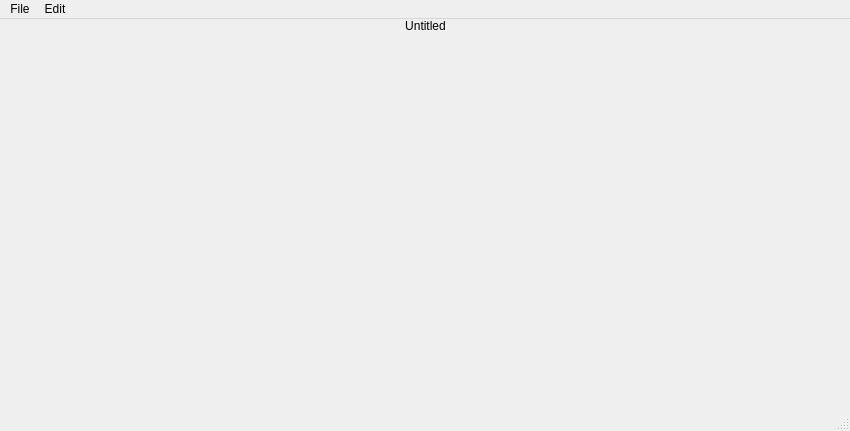
<?xml version="1.0" encoding="UTF-8"?>
<ui version="4.0">
 <class>QEditorWindow</class>
 <widget class="QMainWindow" name="QEditorWindow">
  <property name="geometry">
   <rect>
    <x>0</x>
    <y>0</y>
    <width>850</width>
    <height>431</height>
   </rect>
  </property>
  <property name="windowTitle">
   <string>QEditor</string>
  </property>
  <property name="windowIcon">
   <iconset resource="QEditor.qrc">
    <normaloff>:/images/QEditorWindow.png</normaloff>:/images/QEditorWindow.png</iconset>
  </property>
  <widget class="QWidget" name="centralwidget">
   <property name="sizePolicy">
    <sizepolicy hsizetype="Preferred" vsizetype="Preferred">
     <horstretch>0</horstretch>
     <verstretch>0</verstretch>
    </sizepolicy>
   </property>
   <property name="minimumSize">
    <size>
     <width>500</width>
     <height>200</height>
    </size>
   </property>
   <widget class="QWidget" name="formLayoutWidget">
    <property name="geometry">
     <rect>
      <x>0</x>
      <y>0</y>
      <width>851</width>
      <height>371</height>
     </rect>
    </property>
    <layout class="QFormLayout" name="formLayout">
     <item row="0" column="0" colspan="2">
      <widget class="QLabel" name="fileNameLabel">
       <property name="text">
        <string>&lt;html&gt;&lt;head/&gt;&lt;body&gt;&lt;p align=&quot;center&quot;&gt;Untitled&lt;/p&gt;&lt;/body&gt;&lt;/html&gt;</string>
       </property>
      </widget>
     </item>
    </layout>
   </widget>
  </widget>
  <widget class="QMenuBar" name="menubar">
   <property name="geometry">
    <rect>
     <x>0</x>
     <y>0</y>
     <width>850</width>
     <height>19</height>
    </rect>
   </property>
   <widget class="QMenu" name="menuFile">
    <property name="title">
     <string>File</string>
    </property>
    <addaction name="actionNew"/>
    <addaction name="actionOpen"/>
    <addaction name="separator"/>
    <addaction name="actionSave"/>
    <addaction name="actionSave_As"/>
    <addaction name="separator"/>
    <addaction name="actionRename"/>
    <addaction name="actionDelete"/>
    <addaction name="separator"/>
    <addaction name="actionPrint"/>
    <addaction name="actionClose"/>
   </widget>
   <widget class="QMenu" name="menuEdit">
    <property name="title">
     <string>Edit</string>
    </property>
    <addaction name="actionUndo"/>
    <addaction name="actionRedo"/>
    <addaction name="separator"/>
    <addaction name="actionCut"/>
    <addaction name="actionCopy"/>
    <addaction name="actionPaste"/>
    <addaction name="separator"/>
    <addaction name="actionFont"/>
    <addaction name="actionBold"/>
    <addaction name="actionItalic"/>
    <addaction name="actionUnderline"/>
    <addaction name="separator"/>
    <addaction name="actionZoom_In"/>
    <addaction name="actionZoom_Out"/>
   </widget>
   <addaction name="menuFile"/>
   <addaction name="menuEdit"/>
  </widget>
  <widget class="QStatusBar" name="statusbar"/>
  <action name="actionNew">
   <property name="icon">
    <iconset theme="document-new">
     <normaloff>.</normaloff>.</iconset>
   </property>
   <property name="text">
    <string>New</string>
   </property>
   <property name="shortcut">
    <string>Ctrl+N</string>
   </property>
  </action>
  <action name="actionOpen">
   <property name="icon">
    <iconset theme="document-open">
     <normaloff>.</normaloff>.</iconset>
   </property>
   <property name="text">
    <string>Open...</string>
   </property>
   <property name="shortcut">
    <string>Ctrl+O</string>
   </property>
  </action>
  <action name="actionSave">
   <property name="icon">
    <iconset theme="document-save">
     <normaloff>.</normaloff>.</iconset>
   </property>
   <property name="text">
    <string>Save</string>
   </property>
   <property name="shortcut">
    <string>Ctrl+S</string>
   </property>
  </action>
  <action name="actionSave_As">
   <property name="icon">
    <iconset theme="document-save-as">
     <normaloff>.</normaloff>.</iconset>
   </property>
   <property name="text">
    <string>Save As...</string>
   </property>
   <property name="shortcut">
    <string>Ctrl+Shift+S</string>
   </property>
  </action>
  <action name="actionRename">
   <property name="enabled">
    <bool>false</bool>
   </property>
   <property name="icon">
    <iconset resource="QEditor.qrc">
     <normaloff>:/images/pencil.png</normaloff>:/images/pencil.png</iconset>
   </property>
   <property name="text">
    <string>Rename...</string>
   </property>
   <property name="shortcut">
    <string>Ctrl+R</string>
   </property>
  </action>
  <action name="actionDelete">
   <property name="enabled">
    <bool>false</bool>
   </property>
   <property name="icon">
    <iconset theme="edit-delete">
     <normaloff>.</normaloff>.</iconset>
   </property>
   <property name="text">
    <string>Delete</string>
   </property>
   <property name="shortcut">
    <string>Ctrl+Shift+D</string>
   </property>
  </action>
  <action name="actionClose">
   <property name="icon">
    <iconset theme="application-exit">
     <normaloff>.</normaloff>.</iconset>
   </property>
   <property name="text">
    <string>Close</string>
   </property>
   <property name="shortcut">
    <string>Ctrl+Q</string>
   </property>
  </action>
  <action name="actionUndo">
   <property name="icon">
    <iconset theme="edit-undo">
     <normaloff>.</normaloff>.</iconset>
   </property>
   <property name="text">
    <string>Undo</string>
   </property>
   <property name="shortcut">
    <string>Ctrl+Z</string>
   </property>
  </action>
  <action name="actionRedo">
   <property name="icon">
    <iconset theme="edit-redo">
     <normaloff>.</normaloff>.</iconset>
   </property>
   <property name="text">
    <string>Redo</string>
   </property>
   <property name="shortcut">
    <string>Ctrl+Y</string>
   </property>
  </action>
  <action name="actionCut">
   <property name="icon">
    <iconset theme="edit-cut">
     <normaloff>.</normaloff>.</iconset>
   </property>
   <property name="text">
    <string>Cut</string>
   </property>
   <property name="shortcut">
    <string>Ctrl+X</string>
   </property>
  </action>
  <action name="actionCopy">
   <property name="icon">
    <iconset theme="edit-copy">
     <normaloff>.</normaloff>.</iconset>
   </property>
   <property name="text">
    <string>Copy</string>
   </property>
   <property name="shortcut">
    <string>Ctrl+C</string>
   </property>
  </action>
  <action name="actionPaste">
   <property name="icon">
    <iconset theme="edit-paste">
     <normaloff>.</normaloff>.</iconset>
   </property>
   <property name="text">
    <string>Paste</string>
   </property>
   <property name="shortcut">
    <string>Ctrl+V</string>
   </property>
  </action>
  <action name="actionPrint">
   <property name="icon">
    <iconset theme="document-print">
     <normaloff>.</normaloff>.</iconset>
   </property>
   <property name="text">
    <string>Print</string>
   </property>
   <property name="shortcut">
    <string>Ctrl+P</string>
   </property>
  </action>
  <action name="actionFont">
   <property name="icon">
    <iconset resource="QEditor.qrc">
     <normaloff>:/images/font.png</normaloff>:/images/font.png</iconset>
   </property>
   <property name="text">
    <string>Font</string>
   </property>
   <property name="shortcut">
    <string>Ctrl+Shift+F</string>
   </property>
  </action>
  <action name="actionBold">
   <property name="checkable">
    <bool>true</bool>
   </property>
   <property name="icon">
    <iconset theme="format-text-bold">
     <normaloff>.</normaloff>.</iconset>
   </property>
   <property name="text">
    <string>Bold</string>
   </property>
   <property name="shortcut">
    <string>Ctrl+B</string>
   </property>
  </action>
  <action name="actionItalic">
   <property name="checkable">
    <bool>true</bool>
   </property>
   <property name="icon">
    <iconset theme="format-text-italic">
     <normaloff>.</normaloff>.</iconset>
   </property>
   <property name="text">
    <string>Italic</string>
   </property>
   <property name="shortcut">
    <string>Ctrl+I</string>
   </property>
  </action>
  <action name="actionUnderline">
   <property name="checkable">
    <bool>true</bool>
   </property>
   <property name="icon">
    <iconset theme="format-text-underline">
     <normaloff>.</normaloff>.</iconset>
   </property>
   <property name="text">
    <string>Underline</string>
   </property>
   <property name="shortcut">
    <string>Ctrl+U</string>
   </property>
  </action>
  <action name="actionZoom_In">
   <property name="icon">
    <iconset theme="zoom-in">
     <normaloff>.</normaloff>.</iconset>
   </property>
   <property name="text">
    <string>Zoom In</string>
   </property>
   <property name="shortcut">
    <string>Ctrl++</string>
   </property>
  </action>
  <action name="actionZoom_Out">
   <property name="icon">
    <iconset theme="zoom-out">
     <normaloff>.</normaloff>.</iconset>
   </property>
   <property name="text">
    <string>Zoom Out</string>
   </property>
   <property name="shortcut">
    <string>Ctrl+-</string>
   </property>
  </action>
 </widget>
 <resources>
  <include location="QEditor.qrc"/>
 </resources>
 <connections/>
</ui>
